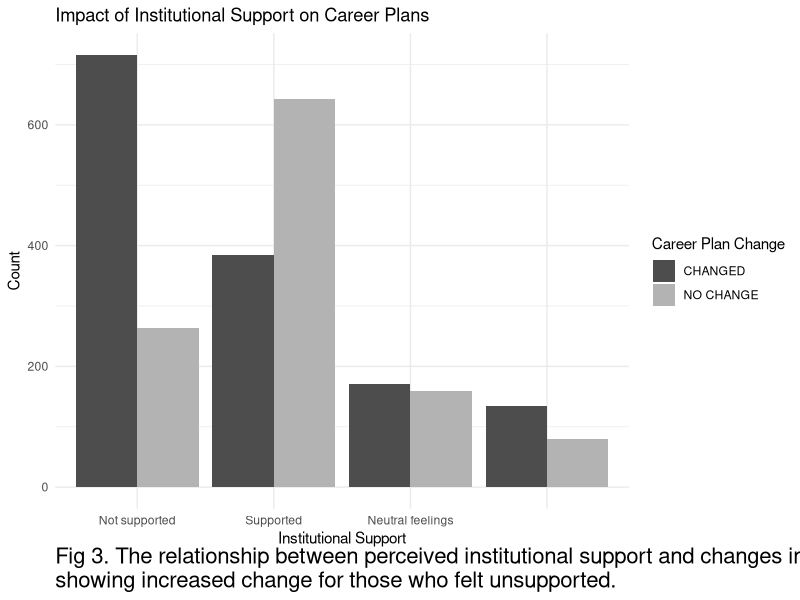
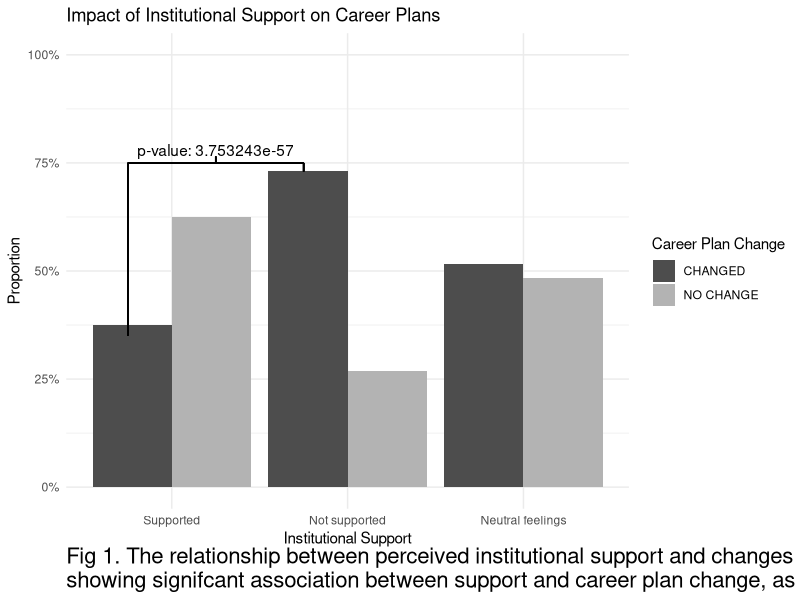
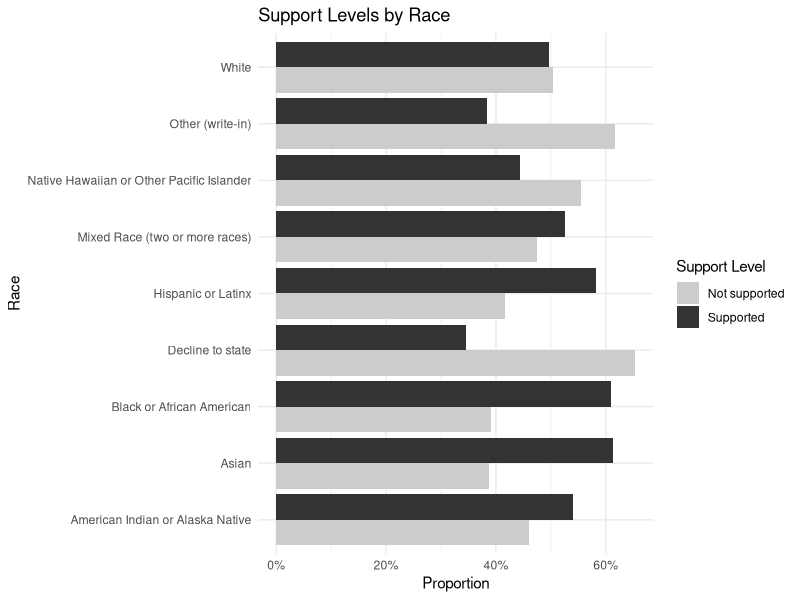
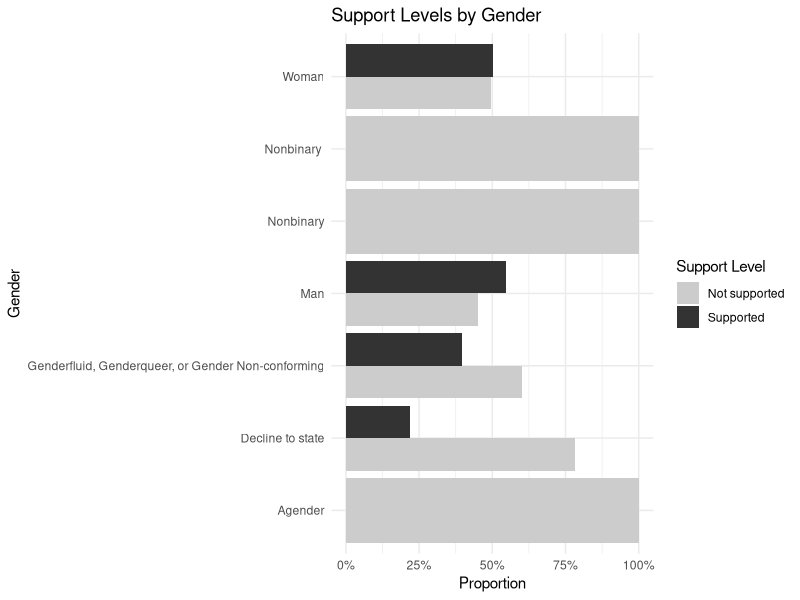
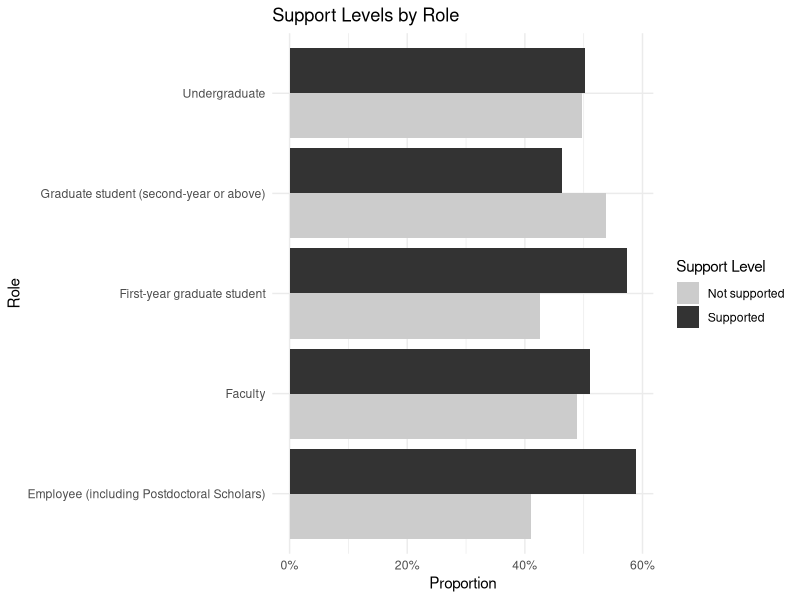
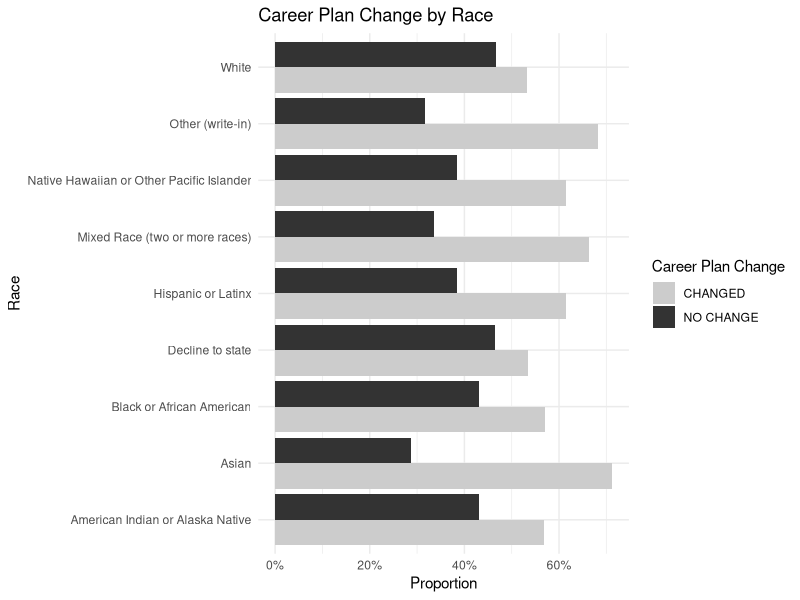
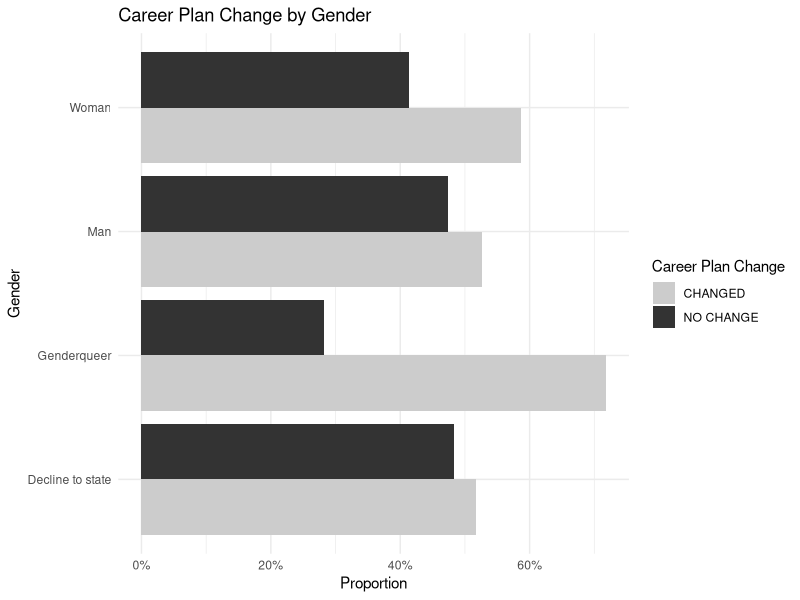
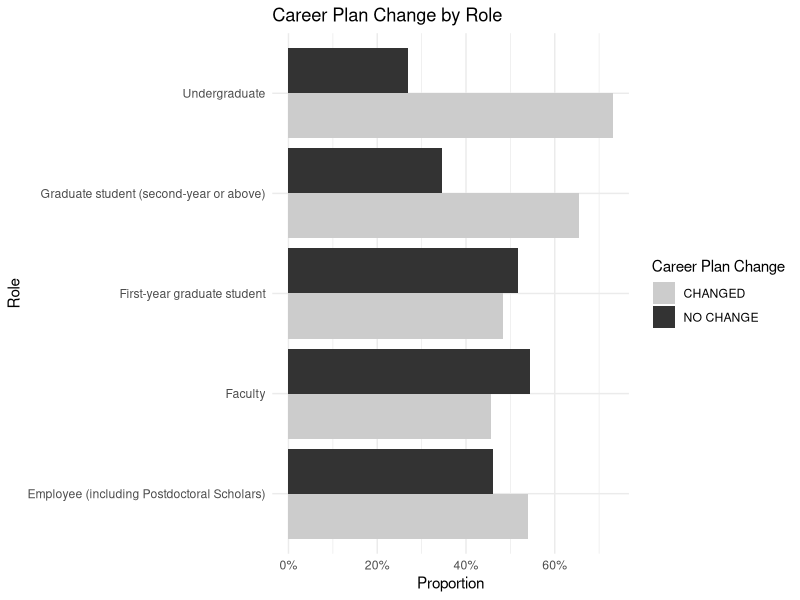

Generate these figures, in order, with R: (Note: this script raises an error after producing the figures.)
## ---- chunk 1
library(tidyverse)
library(patchwork)
library(ggsignif)
library(kableExtra)
library(ggrepel)
data <- read.csv("data_all.csv", skip = 1)
## ---- chunk 2
df_supported <- data %>% 
  rename(Supported = Did.you.feel.supported.from.your.institution..department..team..etc...,
         Changed = How.has.COVID.19.changed.and.or.altered.your.academic.or.professional.plans...Some.examples..programs.you.will.apply.to..jobs.you.will.apply.to..interest.level.in.certain.career.paths.) %>% 
  select(Supported, Changed)

df_supported <- df_supported %>%
  mutate(Supported = case_when(
    Supported %in% c("Supported", "supported") ~ "Supported",
    Supported %in% c("Not supported", "Not Supported", "not supported") ~ "Not supported",
    Supported %in% c("Neutral feelings", "Neutral feellings", "neutral feelings") ~ "Neutral feelings",
    TRUE ~ Supported
  ))


head(df_supported)
## ---- chunk 3
contingency_table <- table(df_supported$Supported, df_supported$Changed)
chisq_test <- chisq.test(contingency_table)
p_value <- chisq_test$p.value
## ---- chunk 4
summarized_df <- df_supported %>%
  group_by(Supported, Changed) %>%
  summarise(Count = n()) %>%
  ungroup()

summarized_df <- summarized_df %>%
  arrange(desc(Count)) %>%
  mutate(Supported = factor(Supported, levels = unique(Supported)))

ggplot(summarized_df, aes(x = Supported, y = Count, fill = Changed)) +
  geom_bar(stat = "identity", position = "dodge") +
  labs(title = "Impact of Institutional Support on Career Plans",
       x = "Institutional Support",
       y = "Count",
       fill = "Career Plan Change",
       caption = "Fig 3. The relationship between perceived institutional support and changes in academic or professional plans due to COVID-19,\nshowing increased change for those who felt unsupported.") +
  scale_fill_manual(values = c("NO CHANGE" = "grey70", "CHANGED" = "grey30")) +
  theme_minimal() +
  theme(plot.caption = element_text(hjust = 0, margin = margin(t = 0, r = 0, b = 0, l = 0), size = 16))
## ---- chunk 5
df_filtered <- df_supported %>%
  filter(Supported %in% c("Not supported", "Supported", "Neutral feelings"))

summarized_df <- df_filtered %>%
  group_by(Supported, Changed) %>%
  summarise(Count = n()) %>%
  mutate(Proportion = Count / sum(Count)) %>%
  ungroup()

summarized_df$Supported <- factor(summarized_df$Supported, levels = c("Supported", "Not supported", "Neutral feelings"))

ggplot(summarized_df, aes(x = Supported, y = Proportion, fill = Changed)) +
  geom_bar(stat = "identity", position = "dodge") +
  labs(title = "Impact of Institutional Support on Career Plans",
       x = "Institutional Support",
       y = "Proportion",
       fill = "Career Plan Change",
       caption = "Fig 1. The relationship between perceived institutional support and changes in academic or professional plans due to COVID-19,\nshowing signifcant association between support and career plan change, as shown from p-value from chi-square test of independence.") +
  scale_fill_manual(values = c("NO CHANGE" = "grey70", "CHANGED" = "grey30")) +
  theme_minimal() +
  scale_y_continuous(labels = scales::percent_format(), limits = c(0, 1)) +
  theme(plot.caption = element_text(hjust = 0, margin = margin(t = 0, r = 0, b = 0, l = 0), size = 16)) +
  geom_segment(aes(x = 1 - 0.25, xend = 2 - 0.25, y = 0.75, yend = 0.75)) +
  geom_segment(aes(x = 1 - 0.25, xend = 1 - 0.25, y = 0.35, yend = 0.75)) +
  geom_segment(aes(x = 2 - 0.25, xend = 2 - 0.25, y = 0.73, yend = 0.75)) +
  geom_segment(aes(x = (1.75 + 0.75) / 2, xend = (1.75 + 0.75) / 2, y = 0.75, yend = 0.765)) +
  annotate("text", x = (1.75 + 0.75) / 2, y = 0.78, label = paste("p-value:", format(p_value, scientific = TRUE)))

## ---- chunk 6
df_supported <- data %>% 
  rename(Supported = Did.you.feel.supported.from.your.institution..department..team..etc...,
         Race = What.is.your.race.and.or.ethnicity..Check.all.that.apply....Selected.Choice,
         Gender = How.would.you.describe.yourself...Mark.one.answer....Selected.Choice
         ) %>% 
  select(Race, Gender, Role, Supported)

df_supported <- df_supported %>%
  mutate(Supported = case_when(
    Supported %in% c("Supported", "supported") ~ "Supported",
    Supported %in% c("Not supported", "Not Supported", "not supported") ~ "Not supported",
    Supported %in% c("Neutral feelings", "Neutral feellings", "neutral feelings") ~ "Neutral feelings",
    Supported == "" ~ "Not coded yet",
    TRUE ~ Supported
  ))

df_supported <- df_supported %>%
  filter(Supported %in% c("Supported", "Not supported"))
df_supported <- df_supported %>%
  separate_rows(Race, sep = ",\\s*")
## ---- chunk 7
df_race <- df_supported %>%
  group_by(Race, Supported) %>%
  summarise(count = n()) %>%
  mutate(proportion = count / sum(count))

ggplot(df_race, aes(x = Race, y = proportion, fill = Supported)) +
  geom_bar(stat = "identity", position = "dodge") +
  scale_y_continuous(labels = scales::percent_format()) +
  scale_fill_grey(start = 0.8, end = 0.2) +
  labs(title = "Support Levels by Race",
       x = "Race",
       y = "Proportion",
       fill = "Support Level") +
  theme_minimal() +
  coord_flip()

df_gender <- df_supported %>%
  group_by(Gender, Supported) %>%
  summarise(count = n()) %>%
  mutate(proportion = count / sum(count))

ggplot(df_gender, aes(x = Gender, y = proportion, fill = Supported)) +
  geom_bar(stat = "identity", position = "dodge") +
  scale_y_continuous(labels = scales::percent_format()) +
  scale_fill_grey(start = 0.8, end = 0.2) +
  labs(title = "Support Levels by Gender",
       x = "Gender",
       y = "Proportion",
       fill = "Support Level") +
  theme_minimal() +
  coord_flip()

df_role <- df_supported %>%
  group_by(Role, Supported) %>%
  summarise(count = n()) %>%
  mutate(proportion = count / sum(count))

ggplot(df_role, aes(x = Role, y = proportion, fill = Supported)) +
  geom_bar(stat = "identity", position = "dodge") +
  scale_y_continuous(labels = scales::percent_format()) +
  scale_fill_grey(start = 0.8, end = 0.2) +
  labs(title = "Support Levels by Role",
       x = "Role",
       y = "Proportion",
       fill = "Support Level") +
  theme_minimal() +
  coord_flip()
## ---- chunk 8
df_supported <- data %>% 
  rename(Changed = How.has.COVID.19.changed.and.or.altered.your.academic.or.professional.plans...Some.examples..programs.you.will.apply.to..jobs.you.will.apply.to..interest.level.in.certain.career.paths.,
         Race = What.is.your.race.and.or.ethnicity..Check.all.that.apply....Selected.Choice,
         Gender = How.would.you.describe.yourself...Mark.one.answer....Selected.Choice
         ) %>% 
  select(Race, Gender, Role, Changed)

df_supported <- df_supported %>%
  separate_rows(Race, sep = ",\\s*") %>% 
  mutate(Gender := str_trim(Gender)) %>% 
  mutate(Gender := case_when(
      Gender %in% c("Nonbinary", "Agender", "Genderfluid, Genderqueer, or Gender Non-conforming") ~ "Genderqueer",
      TRUE ~ as.character(Gender)
    ))
## ---- chunk 9
df_race <- df_supported %>%
  group_by(Race, Changed) %>%
  summarise(count = n()) %>%
  mutate(proportion = count / sum(count))

ggplot(df_race, aes(x = Race, y = proportion, fill = Changed)) +
  geom_bar(stat = "identity", position = "dodge") +
  scale_y_continuous(labels = scales::percent_format()) +
  scale_fill_grey(start = 0.8, end = 0.2) +
  labs(title = "Career Plan Change by Race",
       x = "Race",
       y = "Proportion",
       fill = "Career Plan Change") +
  theme_minimal() +
  coord_flip()

df_gender <- df_supported %>%
  group_by(Gender, Changed) %>%
  summarise(count = n()) %>%
  mutate(proportion = count / sum(count))

ggplot(df_gender, aes(x = Gender, y = proportion, fill = Changed)) +
  geom_bar(stat = "identity", position = "dodge") +
  scale_y_continuous(labels = scales::percent_format()) +
  scale_fill_grey(start = 0.8, end = 0.2) +
  labs(title = "Career Plan Change by Gender",
       x = "Gender",
       y = "Proportion",
       fill = "Career Plan Change") +
  theme_minimal() +
  coord_flip()

df_role <- df_supported %>%
  group_by(Role, Changed) %>%
  summarise(count = n()) %>%
  mutate(proportion = count / sum(count))

ggplot(df_role, aes(x = Role, y = proportion, fill = Changed)) +
  geom_bar(stat = "identity", position = "dodge") +
  scale_y_continuous(labels = scales::percent_format()) +
  scale_fill_grey(start = 0.8, end = 0.2) +
  labs(title = "Career Plan Change by Role",
       x = "Role",
       y = "Proportion",
       fill = "Career Plan Change") +
  theme_minimal() +
  coord_flip()
## ---- chunk 10
df_supported <- df_supported %>% 
  filter(!Race %in% c("Decline to state", "Other (write-in)")) %>% 
  filter(!Gender %in% c("Decline to state", "Other (write-in)"))

df_updated_race <- df_supported %>%
  mutate(Race_Comparison = case_when(
    Race %in% c("White") ~ "White",
    TRUE ~ "BIPOC"
  )) %>%
  filter(Race_Comparison %in% c("White", "BIPOC"))
## ---- chunk 11
race_counts <- df_updated_race %>%
  group_by(Race_Comparison, Changed) %>%
  summarise(count = n(), .groups = 'drop') %>%
  pivot_wider(names_from = Changed, values_from = count, values_fill = 0)

race_test <- chisq.test(as.matrix(race_counts[, -1]))
## ---- chunk 12
df_woman_man <- df_supported %>%
  filter(Gender %in% c("Woman", "Man"))
contingency_table_woman_man <- table(df_woman_man$Gender, df_woman_man$Changed)
chisq_test_woman_man <- chisq.test(contingency_table_woman_man)
p_value_woman_man <- chisq_test_woman_man$p.value
df_genderqueer_man <- df_supported %>%
  filter(Gender %in% c("Genderqueer", "Man"))
contingency_table_genderqueer_man <- table(df_genderqueer_man$Gender, df_genderqueer_man$Changed)
chisq_test_genderqueer_man <- chisq.test(contingency_table_genderqueer_man)
p_value_genderqueer_man <- chisq_test_genderqueer_man$p.value

print(paste("p-value for Woman vs Man: ", format(p_value_woman_man, scientific = TRUE)))
print(paste("p-value for Genderqueer vs Man: ", format(p_value_genderqueer_man, scientific = TRUE)))
## ---- chunk 13
df_race <- df_supported %>%
  group_by(Race, Changed) %>%
  summarise(count = n()) %>%
  mutate(proportion = count / sum(count)) %>% 
  filter(Changed == "CHANGED")%>%
  arrange(-desc(proportion))

df_race$Race <- factor(df_race$Race, levels = df_race$Race)

race_graph <- ggplot(df_race, aes(x = proportion, y = Race)) +
  geom_bar(stat = "identity") +
  scale_x_continuous(labels = scales::percent_format(), limits = c(0, 1)) +
  scale_fill_grey(start = 0.8, end = 0.2) +
  labs(title = "Race",
       x = "",
       y = "") +
  theme_minimal() +
  geom_segment(aes(x = 0.725, xend = 0.725, y = "Asian", yend = "American Indian or Alaska Native")) + 
  geom_segment(aes(x = 0.7, xend = 0.725, y = "Asian")) + 
  geom_segment(aes(x = 0.55, xend = 0.725, y = "American Indian or Alaska Native")) + geom_segment(aes(x = 0.725, xend = 0.73, y = "Hispanic or Latinx")) +
  annotate("text", x = 0.73, y = "Hispanic or Latinx", label = "BIPOC", hjust = 0) + geom_signif(comparisons = list(c("Hispanic or Latinx", "White")),
              annotations = paste("p-value:", format(race_test$p.value, scientific = TRUE)), y = 0.775)
  


df_gender <- df_supported %>%
  group_by(Gender, Changed) %>%
  summarise(count = n()) %>%
  mutate(proportion = count / sum(count)) %>% 
  filter(Changed == "CHANGED")%>%
  arrange(-desc(proportion))

df_gender$Gender <- factor(df_gender$Gender, levels = df_gender$Gender)

gender_graph <- ggplot(df_gender, aes(x = proportion, y = Gender)) +
  geom_bar(stat = "identity") +
  scale_x_continuous(labels = scales::percent_format(), limits = c(0, 1)) +
  scale_fill_grey(start = 0.8, end = 0.2) +
labs(title = "Gender",
     x = "",
     y = "") +
theme_minimal() +
  geom_signif(comparisons = list(c("Genderqueer", "Man")),
              annotations = paste("p-value:", format(p_value_genderqueer_man, scientific = TRUE))) +
  geom_signif(comparisons = list(c("Woman", "Man")),
              annotations = paste("p-value:", format(p_value_woman_man, scientific = TRUE)), y = 0.6)

race_graph / gender_graph +
plot_layout(guides = "collect") &
plot_annotation(
  title = "Career Plan Change Due to COVID-19 by Race & Gender",
  caption = "Fig 2. Career plan changes due to COVID-19 by racial and gender groups. Shows underrepresented groups exhibited higher levels of change\nas seen from p-value from chi-square tests of independence.",
  theme = theme(plot.caption = element_text(hjust = 0, margin = margin(t = 0, r = 0, b = 0, l = 0), size = 16))
)
## ---- chunk 14
df_supported <- data %>% 
  rename(Supported = Did.you.feel.supported.from.your.institution..department..team..etc...,
         Changed = How.has.COVID.19.changed.and.or.altered.your.academic.or.professional.plans...Some.examples..programs.you.will.apply.to..jobs.you.will.apply.to..interest.level.in.certain.career.paths.,
         Race = What.is.your.race.and.or.ethnicity..Check.all.that.apply....Selected.Choice,
         Gender = How.would.you.describe.yourself...Mark.one.answer....Selected.Choice
         ) %>% 
  select(Race, Gender, Changed, Supported)

df_supported <- df_supported %>%
  mutate(Supported = case_when(
    Supported %in% c("Supported", "supported") ~ "Supported",
    Supported %in% c("Not supported", "Not Supported", "not supported") ~ "Not supported",
    Supported %in% c("Neutral feelings", "Neutral feellings", "neutral feelings") ~ "Neutral feelings",
    Supported == "" ~ "Not coded yet",
    TRUE ~ Supported
  ))

df_supported <- df_supported %>%
  filter(Supported %in% c("Supported", "Not supported"))
df_supported <- df_supported %>%
  separate_rows(Race, sep = ",\\s*") %>% 
  mutate(Gender := str_trim(Gender)) %>% 
  mutate(Gender := case_when(
      Gender %in% c("Nonbinary", "Agender", "Genderfluid, Genderqueer, or Gender Non-conforming") ~ "Genderqueer",
      TRUE ~ as.character(Gender)
    ))

df_supported <- df_supported %>% 
  filter(!Race %in% c("Decline to state", "Other (write-in)")) %>% 
  filter(!Gender %in% c("Decline to state", "Other (write-in)"))
## ---- chunk 15
df_race <- df_supported %>%
  group_by(Race, Changed, Supported) %>%
  summarise(count = n()) %>%
  mutate(proportion = count / sum(count))

df_gender <- df_supported %>%
  group_by(Gender, Changed, Supported) %>%
  summarise(count = n()) %>%
  mutate(proportion = count / sum(count))
## ---- chunk 16
df_race <- df_race %>%
  mutate(Support_Change = interaction(Supported, Changed))

ggplot(df_race, aes(x = proportion, y = reorder(Race, proportion), fill = Support_Change)) +
  geom_bar(stat = "identity") +
  geom_text(aes(label = proportion), position = position_dodge(width = 0.8), hjust = -0.1)+
  facet_wrap(~ Support_Change) +
  scale_x_continuous(labels = scales::percent_format()) +
  scale_fill_grey(start = 0.8, end = 0.2, name = "Support Status and Change") +
  labs(title = "Impact of Institutional Support on Career Plan Changes by Race",
       x = "Proportion of Responses",
       y = "Race") +
  theme_minimal() +
  theme(axis.text.x = element_text(angle = 45, hjust = 1))
## ---- chunk 17
df_updated_race <- df_supported %>%
  mutate(Race_Comparison = case_when(
    Race %in% c("White") ~ "White",
    TRUE ~ "BIPOC"
  )) %>%
  filter(Race_Comparison %in% c("White", "BIPOC"))
 
df_race <- df_updated_race %>%
  group_by(Race_Comparison, Changed, Supported) %>%
  summarise(count = n()) %>%
  mutate(proportion = count / sum(count)) %>% 
  ungroup() %>% 
  pivot_wider(names_from = Race_Comparison, values_from = c(count,proportion)) %>%
  mutate(difference = proportion_BIPOC  - proportion_White)
df_race
## ---- chunk 18
df_gender <- df_gender %>%
  mutate(Support_Change = interaction(Supported, Changed))

ggplot(df_gender, aes(x = proportion, y = reorder(Gender, proportion), fill = Support_Change)) +
  geom_bar(stat = "identity") +
  geom_text(aes(label = proportion), position = position_dodge(width = 0.8), hjust = -0.1)+
  facet_wrap(~ Support_Change) +
  scale_x_continuous(labels = scales::percent_format()) +
  scale_fill_grey(start = 0.8, end = 0.2, name = "Support Status and Change") +
  labs(title = "Impact of Institutional Support on Career Plan Changes by Gender",
       x = "Proportion of Responses",
       y = "Gender") +
  theme_minimal() +
  theme(axis.text.x = element_text(angle = 45, hjust = 1))
## ---- chunk 19
summarized_df <- df_supported %>%
  group_by(Race, Supported) %>%
  summarise(Count = n()) %>%
  mutate(proportion = Count / sum(Count))

ggplot(summarized_df, aes(x = proportion, y = Race, fill = Supported)) +
  geom_bar(stat = "identity", position = "dodge") +
  labs(title = "Feelings of Support by Race",
       x = "Proportion",
       y = "")
## ---- chunk 20
ggplot(df_race, aes(x = Race, y = proportion , fill = Supported)) +
  geom_bar(stat = "identity") +
  facet_wrap(~ Changed) +
  scale_y_continuous(labels = scales::percent_format()) +
  scale_fill_grey(start = 0.8, end = 0.2, name = "Support Status") +
  labs(title = "Impact of Institutional Support on Career Plan Changes by Race",
       x = "Race",
       y = "Proportion of Responses") +
  theme_minimal() +
  theme(axis.text.x = element_text(angle = 45, hjust = 1))
## ---- chunk 21
df_race <- df_supported %>%
  group_by(Race, Changed, Supported) %>%
  summarise(count = n(), .groups = 'drop') %>%
  group_by(Race, Supported) %>%
  mutate(total_count = sum(count),
         proportion = count / total_count) %>%
  ungroup()
ggplot(df_race, aes(x = Race, y = proportion , fill = Supported)) +
  geom_bar(stat = "identity") +
  facet_wrap(~ Changed) +
  scale_y_continuous(labels = scales::percent_format()) +
  scale_fill_grey(start = 0.8, end = 0.2, name = "Support Status") +
  labs(title = "Impact of Institutional Support on Career Plan Changes by Race",
       x = "Race",
       y = "Proportion of Responses") +
  theme_minimal() +
  theme(axis.text.x = element_text(angle = 45, hjust = 1))
## ---- chunk 22
df_race <- df_race %>%
  mutate(Support_Change = interaction(Supported, Changed))

ggplot(df_race, aes(x = proportion, y = reorder(Race, proportion), fill = Support_Change)) +
  geom_bar(stat = "identity") +
  geom_text(aes(label = proportion), position = position_dodge(width = 0.8), hjust = -0.1)+
  facet_wrap(~ Support_Change) +
  scale_x_continuous(labels = scales::percent_format()) +
  scale_fill_grey(start = 0.8, end = 0.2, name = "Support Status and Change") +
  labs(title = "Impact of Institutional Support on Career Plan Changes by Race",
       x = "Proportion of Responses",
       y = "Race") +
  theme_minimal() +
  theme(axis.text.x = element_text(angle = 45, hjust = 1))
## ---- chunk 23
df_race <- df_supported %>%
  group_by(Race, Changed, Supported) %>%
  summarise(count = n()) %>%
  mutate(proportion = count / sum(count),
         total_support = sum(count))

overall_support <- df_supported %>%
  group_by(Race, Supported) %>%
  summarise(count = n()) %>%
  mutate(overall_proportion = count / sum(count),
         total_race = sum(count))

df_race_deviation <- df_race %>%
    left_join(overall_support, by = c("Race", "Supported")) %>%
    mutate(deviation_from_mean = proportion - overall_proportion) %>% 
    filter(Supported == "Supported",
           Changed == "NO CHANGE")
## ---- chunk 24
label_data_1 <- df_race_deviation %>%
  filter(Changed == "NO CHANGE") %>%
  filter(Race == "American Indian or Alaska Native")
label_data_2 <- df_race_deviation %>%
  filter(Changed == "NO CHANGE") %>%
  filter(Race == "White")

race_graph <- ggplot(df_race_deviation %>% filter(Changed == "NO CHANGE"), 
                         aes(x = deviation_from_mean, y = reorder(Race, deviation_from_mean))) +
  geom_bar(stat = "identity", position = "dodge") +
  scale_x_continuous(labels = scales::percent_format()) +
  labs(title = "Race",
       x = "",
       y = "") +
  theme_minimal() +
  xlim(0,0.4) +
    geom_label_repel(data = label_data_1, 
                   aes(label = "Largest increase in percieved institutional support"),
                   nudge_x = 0.1, 
                   color = "black", 
                   box.padding = 0.5, 
                   point.padding = 0.5, 
                   segment.color = 'grey50',
                   show.legend = FALSE)+
    geom_label_repel(data = label_data_2, 
                   aes(label = "Smallest increase in percieved institutional support"),
                   nudge_x = 0.1, 
                   color = "black", 
                   box.padding = 0.5, 
                   point.padding = 0.5, 
                   segment.color = 'grey50',
                   show.legend = FALSE)+
  theme(axis.title.x = element_blank(),
        axis.text.x = element_blank(),
        axis.ticks.x = element_blank())
## ---- chunk 25
df_gender <- df_supported %>%
  group_by(Gender, Changed, Supported) %>%
  summarise(count = n()) %>%
  mutate(proportion = count / sum(count))

overall_support <- df_supported %>%
  group_by(Gender, Supported) %>%
  summarise(count = n()) %>%
  mutate(overall_proportion = count / sum(count))

df_gender_deviation <- df_gender %>%
    left_join(overall_support, by = c("Gender", "Supported")) %>%
    mutate(deviation_from_mean = proportion - overall_proportion) %>% 
    filter(Supported == "Supported")
## ---- chunk 26
label_data_1 <- df_gender_deviation %>%
  filter(Changed == "NO CHANGE") %>%
  filter(Gender == "Genderqueer")
label_data_2 <- df_gender_deviation %>%
  filter(Changed == "NO CHANGE") %>%
  filter(Gender == "Man")

gender_graph <- ggplot(df_gender_deviation %>% filter(Changed == "NO CHANGE"), 
                         aes(x = deviation_from_mean, y = reorder(Gender, deviation_from_mean))) +
  geom_bar(stat = "identity", position = "dodge") +
  scale_x_continuous(labels = scales::percent_format()) +
  labs(title = "Gender",
       x = "",
       y = "") +
  theme_minimal() +
  xlim(0,0.4)+
    geom_label_repel(data = label_data_1, 
                   aes(label = "Largest increase in percieved institutional support"),
                   nudge_x = 0.1, 
                   color = "black", 
                   box.padding = 0.5, 
                   point.padding = 0.5, 
                   segment.color = 'grey50',
                   show.legend = FALSE)+
    geom_label_repel(data = label_data_2, 
                   aes(label = "Smallest increase in percieved institutional support"),
                   nudge_x = 0.1, 
                   color = "black", 
                   box.padding = 0.5, 
                   point.padding = 0.5, 
                   segment.color = 'grey50',
                   show.legend = FALSE)
## ---- chunk 27
race_graph / gender_graph +   
  plot_annotation(
    caption = "Figure 4. Deviation from the mean proportion of perceived institutional support by race and gender for individuals who did not change their career intentions, ordered decreasingly.\nThus top groups saw the largest increase in percieved institutional support (of those who did not express change in career intentions). Data suggest underrepresented individuals\nwho did not express change in career intentions percieved more feelings of institutional support.",
    theme = theme(plot.caption = element_text(hjust = 0, margin = margin(t = 0, r = 0, b = 0, l = 0), size = 16))
  )
